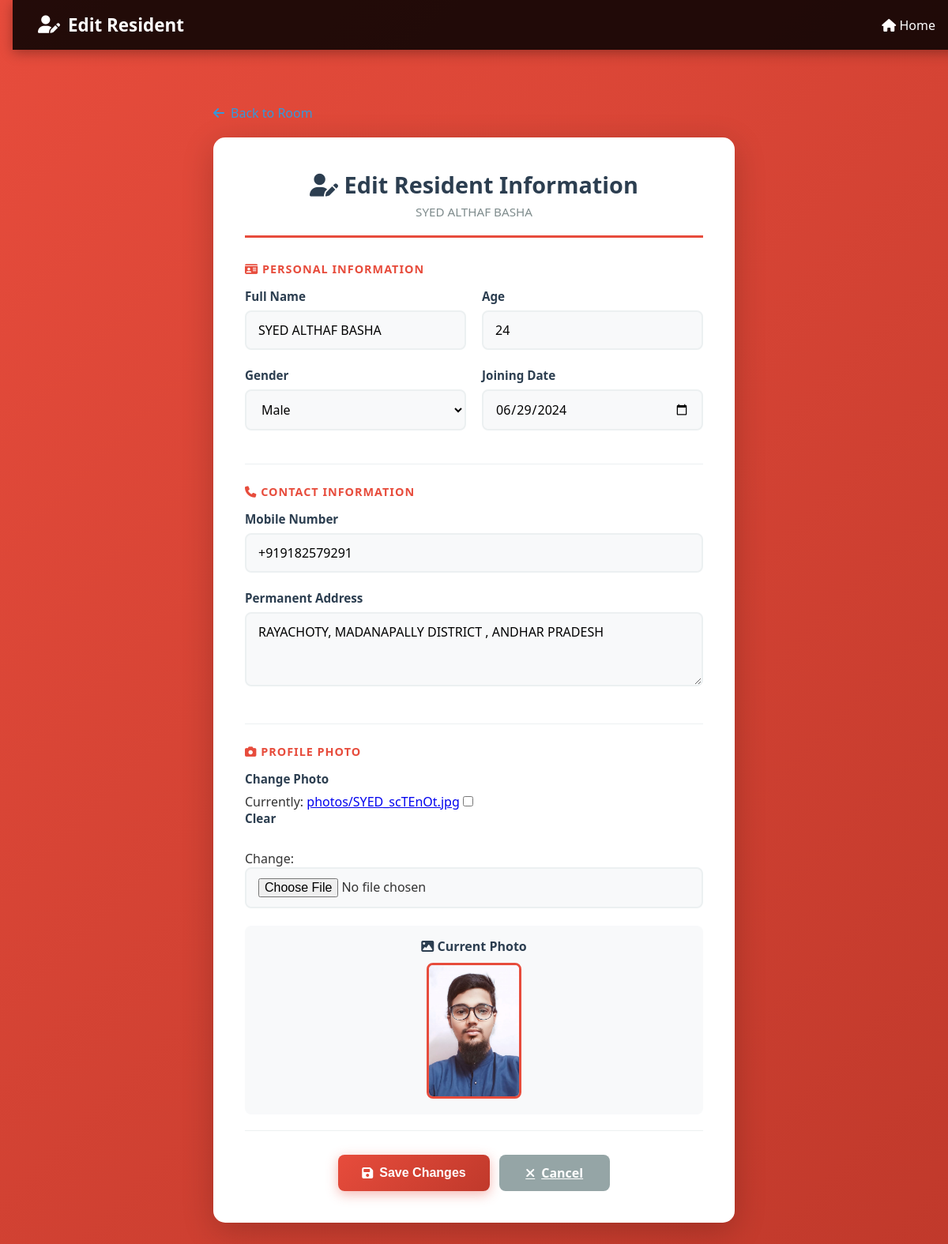
Screenshot of /resident/3/edit/ (signed in) with the database file from the repository.
### pgapp/models.py (models this page shows, shortened)
class Resident(models.Model):
    room = models.ForeignKey(Room, on_delete=models.CASCADE)
    name = models.CharField(max_length=100)
    age = models.IntegerField()
    gender = models.CharField(max_length=10, default='Not specified', blank=True)
    photo = models.ImageField(upload_to='photos/', blank=True, null=True)
    joining_date = models.DateField(blank=True, null=True)
    address = models.TextField(blank=True, null=True)
    mobile_number = models.CharField(max_length=15, blank=True, null=True)

### pgapp/views.py (the view)
# urls.py: path('resident/<int:resident_id>/edit/', views.edit_resident, name='edit_resident'),
@login_required
def edit_resident(request, resident_id):
    resident = get_object_or_404(Resident, id=resident_id)
    if request.method == 'POST':
        form = ResidentForm(request.POST, request.FILES, instance=resident)
        if form.is_valid():
            form.save()
            return redirect('room_detail', room_id=resident.room.id)
    else:
        form = ResidentForm(instance=resident)
    return render(request, 'edit_resident.html', {'form': form, 'resident': resident})

### pgapp/forms.py
class ResidentForm(forms.ModelForm):
    GENDER_CHOICES = [
        ('Male', 'Male'),
        ('Female', 'Female'),
        ('Other', 'Other'),
        ('Not specified', 'Not specified'),
    ]
    gender = forms.ChoiceField(choices=GENDER_CHOICES, required=False)
    joining_date = forms.DateField(required=False, widget=forms.DateInput(attrs={'type': 'date'}))
    address = forms.CharField(required=False, widget=forms.Textarea(attrs={'rows':3}))
    mobile_number = forms.CharField(required=False, widget=forms.TextInput(attrs={'type': 'tel', 'placeholder': '+91 XXXXX XXXXX'}))
    class Meta:
        model = Resident
        fields = ['name', 'age', 'gender', 'joining_date', 'address', 'mobile_number', 'photo']

### pgapp/templates/edit_resident.html (shortened to what this page needs)
<!DOCTYPE html>
<html lang="en">
<head>
    <link href="https://cdnjs.cloudflare.com/ajax/libs/font-awesome/6.4.0/css/all.min.css" rel="stylesheet">
</head>
<body>
    <nav class="navbar">
        <h1><i class="fas fa-user-edit"></i> Edit Resident</h1>
        <a href="/" style="text-decoration: none; color: white;"><i class="fas fa-home"></i> Home</a>
    </nav>
    <div class="container">
        <a href="{% url 'room_detail' resident.room.id %}" class="back-link"><i class="fas fa-arrow-left"></i> Back to Room</a>
        <div class="form-card">
            <div class="form-header">
                <h2><i class="fas fa-user-edit"></i> Edit Resident Information</h2>
                <p>{{ resident.name }}</p>
            </div>
            <form method="POST" enctype="multipart/form-data">
                <div class="form-section">
                    <div class="section-title"><i class="fas fa-id-card"></i> Personal Information</div>
                    <div class="form-row">
                        <div class="form-group">
                            <label for="{{ form.name.id_for_label }}">Full Name</label>
                            {{ form.name }}
                        </div>
                        <div class="form-group">
                            <label for="{{ form.age.id_for_label }}">Age</label>
                            {{ form.age }}
                        </div>
                    </div>
                    <div class="form-row">
                        <div class="form-group">
                            <label for="{{ form.gender.id_for_label }}">Gender</label>
                            {{ form.gender }}
                        </div>
                        <div class="form-group">
                            <label for="{{ form.joining_date.id_for_label }}">Joining Date</label>
                            {{ form.joining_date }}
                        </div>
                    </div>
                </div>
                <div class="form-section">
                    <div class="section-title"><i class="fas fa-phone"></i> Contact Information</div>
                    <div class="form-group form-full">
                        <label for="{{ form.mobile_number.id_for_label }}">Mobile Number</label>
                        {{ form.mobile_number }}
                    </div>
                    <div class="form-group form-full">
                        <label for="{{ form.address.id_for_label }}">Permanent Address</label>
                        {{ form.address }}
                    </div>
                </div>
                <div class="form-section">
                    <div class="section-title"><i class="fas fa-camera"></i> Profile Photo</div>
                    <div class="form-group">
                        <label for="{{ form.photo.id_for_label }}">Change Photo</label>
                        {{ form.photo }}
                    </div>
                    {% if resident.photo %}
                        <div class="current-photo">
                            <p><i class="fas fa-image"></i> Current Photo</p>
                            <img src="{{ resident.photo.url }}" alt="Current photo">
                        </div>
                    {% endif %}
                </div>
                <div class="btn-container">
                    <button type="submit" class="btn btn-primary"><i class="fas fa-save"></i> Save Changes</button>
                    <a href="{% url 'room_detail' resident.room.id %}" class="btn btn-secondary"><i class="fas fa-times"></i> Cancel</a>
                </div>
            </form>
        </div>
    </div>
</body>
</html>

### pgapp/templates/edit_resident.html (style rules this page uses)
* { margin: 0; padding: 0; box-sizing: border-box; }
body { font-family: 'Segoe UI', Tahoma, Geneva, Verdana, sans-serif; background: linear-gradient(135deg, #e74c3c 0%, #c0392b 100%); background-attachment: fixed; color: #333; min-height: 100vh; padding: 2rem 1rem; }
.navbar { background: rgba(0, 0, 0, 0.85); padding: 1rem 2rem; display: flex; justify-content: space-between; align-items: center; box-shadow: 0 4px 15px rgba(0, 0, 0, 0.3); position: fixed; top: 0; width: 100%; z-index: 100; }
.navbar h1 { color: #fff; font-size: 1.4rem; display: flex; align-items: center; gap: 10px; }
.navbar a { color: #fff; text-decoration: none; transition: color 0.3s; }
.container { max-width: 700px; margin: 80px auto 20px; padding: 20px; }
.form-card { background: white; color: #333; border-radius: 15px; padding: 40px; box-shadow: 0 10px 40px rgba(0, 0, 0, 0.2); animation: slideUp 0.5s ease-out; }
.form-header { text-align: center; margin-bottom: 30px; border-bottom: 3px solid #e74c3c; padding-bottom: 20px; }
.form-header h2 { color: #2c3e50; font-size: 1.8rem; margin-bottom: 5px; }
.form-header p { color: #7f8c8d; font-size: 0.95rem; }
.form-group { margin-bottom: 22px; }
label { display: block; margin-bottom: 8px; font-weight: 600; color: #2c3e50; font-size: 0.95rem; }
input[type="text"], input[type="number"], input[type="tel"], input[type="date"], select, textarea, input[type="file"] { width: 100%; padding: 12px 15px; border: 2px solid #ecf0f1; border-radius: 8px; font-size: 1rem; font-family: inherit; transition: all 0.3s; background: #f8f9fa; }
textarea { resize: vertical; min-height: 90px; }
.form-row { display: grid; grid-template-columns: 1fr 1fr; gap: 20px; }
.form-full { grid-column: 1 / -1; }
.current-photo { margin-top: 10px; padding: 15px; background: #f8f9fa; border-radius: 8px; text-align: center; }
.current-photo p { margin: 0 0 10px; font-weight: 600; color: #2c3e50; }
.current-photo img { max-width: 120px; border-radius: 8px; border: 3px solid #e74c3c; }
.btn-container { display: flex; gap: 12px; margin-top: 30px; justify-content: center; flex-wrap: wrap; }
.btn { padding: 12px 30px; border: none; border-radius: 8px; cursor: pointer; font-size: 1rem; font-weight: 600; transition: all 0.3s; display: flex; align-items: center; gap: 8px; min-width: 140px; justify-content: center; }
.btn-primary { background: linear-gradient(135deg, #e74c3c 0%, #c0392b 100%); color: white; box-shadow: 0 4px 15px rgba(231, 76, 60, 0.4); }
.btn-secondary { background: #95a5a6; color: white; }
.form-section { margin-bottom: 25px; padding-bottom: 20px; border-bottom: 1px solid #ecf0f1; }
.section-title { font-size: 0.9rem; font-weight: 700; color: #e74c3c; text-transform: uppercase; letter-spacing: 1px; margin-bottom: 15px; }
.back-link { display: inline-flex; align-items: center; gap: 8px; color: #3498db; text-decoration: none; margin-bottom: 20px; transition: color 0.3s; }

### rows the page displays
Resident: name "SYED ALTHAF BASHA", age "24", gender "Male", joining_date "06/29/2024", mobile_number "+919182579291", address "RAYACHOTY, MADANAPALLY DISTRICT , ANDHAR PRADESH", photo (picture)
